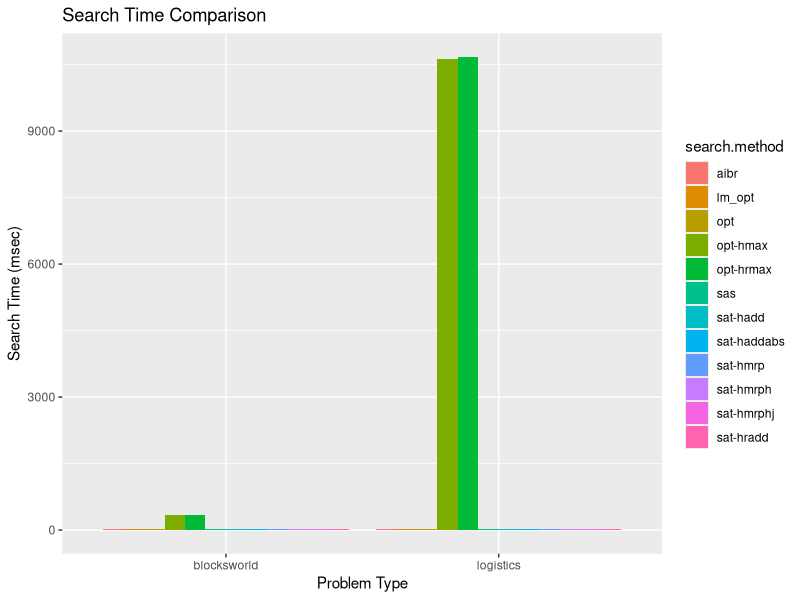
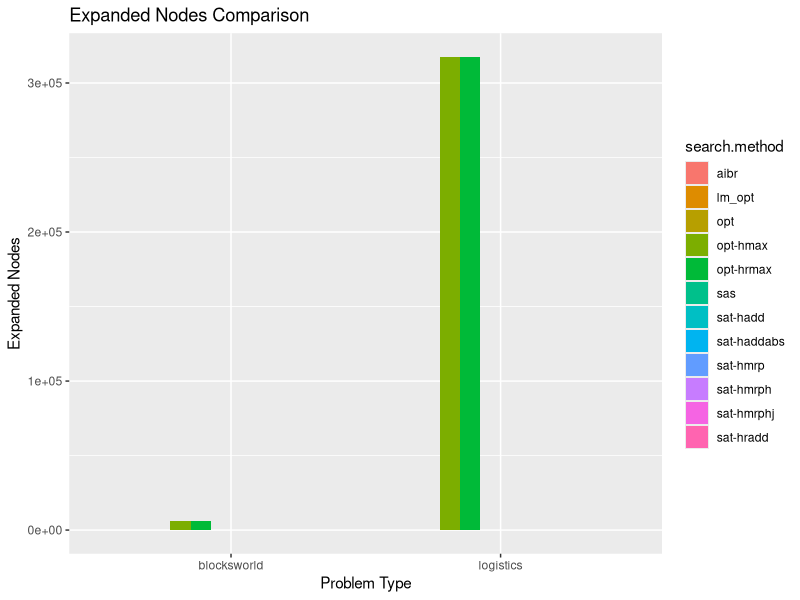
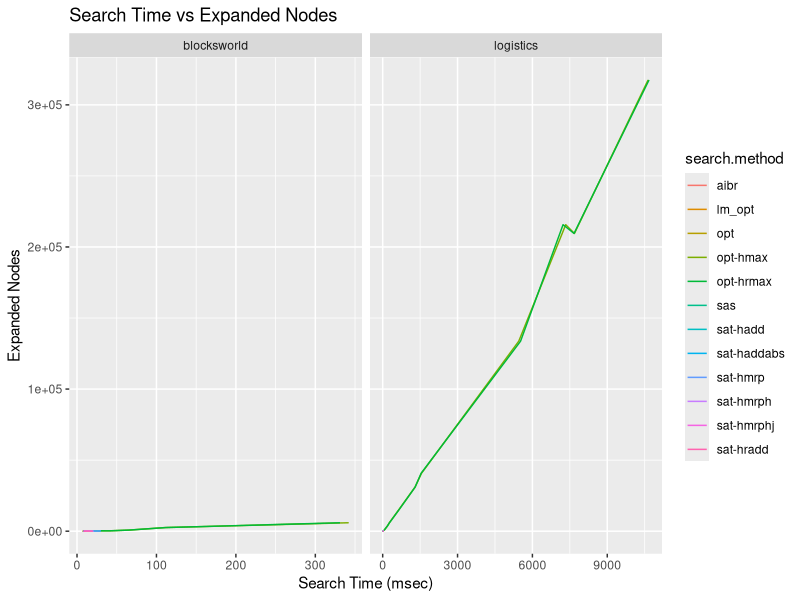
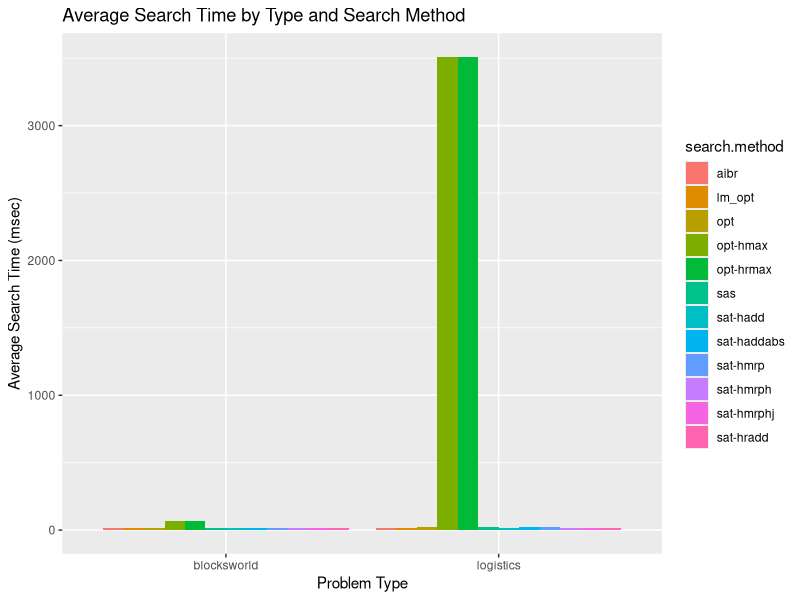
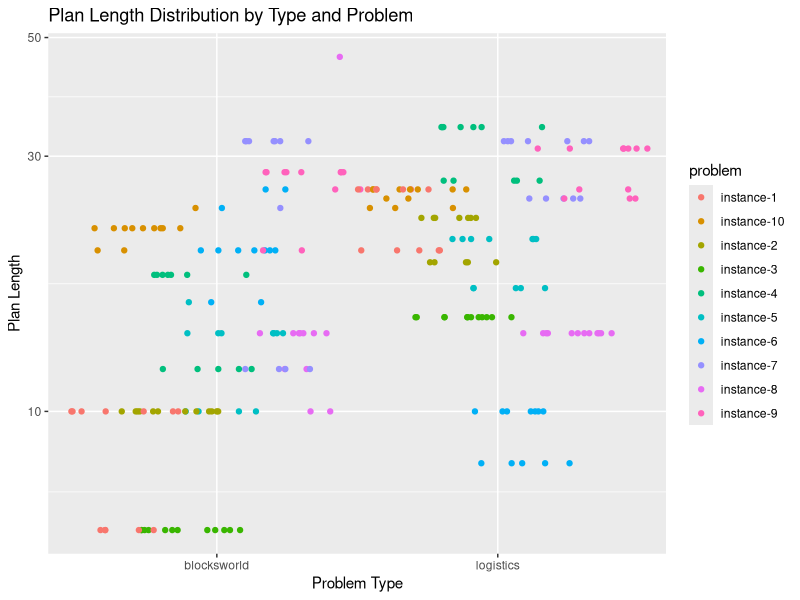
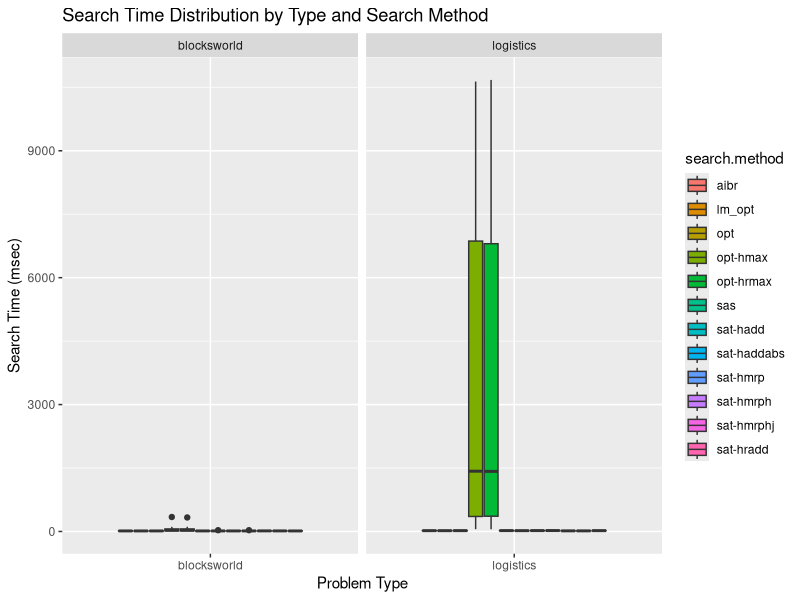
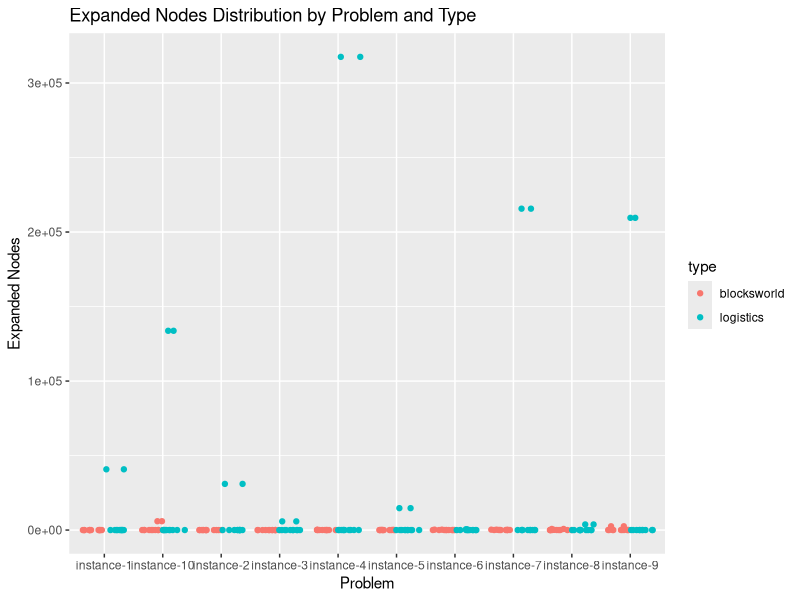
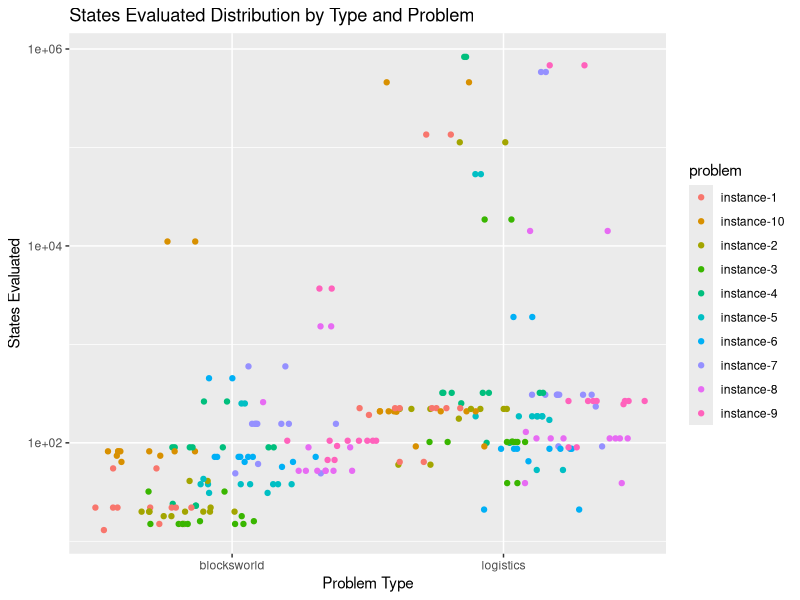

Reproduce these figures in R, in order.
# Load required libraries
library(ggplot2)
library(tidyr)

setwd("/Users/refracc/Documents/PhD/planning-formalisms")

df <- read.csv("benchmark.csv")

gg_search_time <- ggplot(df, aes(x = type, y = search.time.msec, fill = search.method)) +
  geom_bar(stat = 'identity', position = 'dodge') +
  labs(x = 'Problem Type', y = 'Search Time (msec)', title = 'Search Time Comparison')

gg_search_time

gg_expanded_nodes <- ggplot(df, aes(x = type, y = expanded.nodes, fill = search.method)) +
  geom_bar(stat = 'identity', position = 'dodge') +
  labs(x = 'Problem Type', y = 'Expanded Nodes', title = 'Expanded Nodes Comparison')

gg_expanded_nodes

gg_search_vs_nodes <- ggplot(df, aes(x = search.time.msec, y = expanded.nodes, color = search.method)) +
  geom_line() +
  facet_wrap(~type, scale='free_x') +
  labs(x = 'Search Time (msec)', y = 'Expanded Nodes', title = 'Search Time vs Expanded Nodes')

gg_search_vs_nodes

gg_avg_search_time <- ggplot(df, aes(x = type, y = search.time.msec, fill = search.method)) +
  geom_bar(stat = 'summary', fun = "mean", position = 'dodge') +
  labs(x = 'Problem Type', y = 'Average Search Time (msec)', title = 'Average Search Time by Type and Search Method')

gg_avg_search_time

# Plan Length by Type and Problem
gg_plan_length <- ggplot(df, aes(x = type, y = plan.length, color = problem)) +
  geom_point(position = position_jitterdodge(), show.legend = TRUE) +
  scale_y_continuous(trans='log10') +
  labs(x = 'Problem Type', y = 'Plan Length', title = 'Plan Length Distribution by Type and Problem')

gg_plan_length

# Search Time (msec) by Type and Search Method
gg_search_time_type <- ggplot(df, aes(x = type, y = search.time.msec, fill = search.method)) +
  geom_boxplot() +
  facet_wrap(~type, scale="free_x") +
  labs(x = 'Problem Type', y = 'Search Time (msec)', title = 'Search Time Distribution by Type and Search Method')

gg_search_time_type

# Expanded Nodes by Problem and Type
gg_expanded_nodes_type <- ggplot(df, aes(x = problem, y = expanded.nodes, color = type)) +
  geom_point(position = position_jitterdodge(), show.legend = TRUE) +
  labs(x = 'Problem', y = 'Expanded Nodes', title = 'Expanded Nodes Distribution by Problem and Type')

gg_expanded_nodes_type

# States Evaluated by Type and Problem
gg_states_evaluated <- ggplot(df, aes(x = type, y = states.evaluated, color = problem)) +
  geom_point(position = position_jitterdodge(), show.legend = TRUE) +
  scale_y_continuous(trans='log10') +
  labs(x = 'Problem Type', y = 'States Evaluated', title = 'States Evaluated Distribution by Type and Problem')

gg_states_evaluated

# Heuristic Time (msec) by Search Method and Type
gg_heuristic_time <- ggplot(df, aes(x = search.method, y = heuristic.time.msec, fill = type)) +
  geom_boxplot() +
  labs(x = 'Search Method', y = 'Heuristic Time (msec)', title = 'Heuristic Time Distribution by Search Method and Type')

gg_heuristic_time

# Duplicates Detected by Search Method and Problem
gg_duplicates_detected <- ggplot(df, aes(x = search.method, y = duplicates.detected, color = problem)) +
  geom_boxplot() +
  labs(x = 'Search Method', y = 'Duplicates Detected', title = 'Duplicates Detected Distribution by Search Method and Problem')

gg_duplicates_detected

# Planning Time (msec) by Type and Search Method
gg_planning_time <- ggplot(df, aes(x = type, y = planning.time.msec, fill = search.method)) +
  geom_boxplot() +
  labs(x = 'Problem Type', y = 'Planning Time (msec)', title = 'Planning Time Distribution by Type and Search Method')

gg_planning_time

# Search Time (msec) vs. Expanded Nodes, split by Type
gg_search_vs_nodes_type <- ggplot(df, aes(x = search.time.msec, y = expanded.nodes, color = type)) +
  geom_point() +
  labs(x = 'Search Time (msec)', y = 'Expanded Nodes', title = 'Search Time vs. Expanded Nodes, split by Type')

gg_search_vs_nodes_type

# Average Plan Length by Type and Search Method
gg_avg_plan_length <- ggplot(df, aes(x = type, y = plan.length, fill = search.method)) +
  geom_boxplot() +
  labs(x = 'Problem Type', y = 'Average Plan Length', title = 'Average Plan Length by Type and Search Method')

gg_avg_plan_length

# Planning Time (msec) by Type and Problem, split by Search Method
gg_planning_time_search_method <- ggplot(df, aes(x = type, y = planning.time.msec, fill = search.method)) +
  geom_boxplot() +
  labs(x = 'Problem Type', y = 'Planning Time (msec)', title = 'Planning Time Distribution by Type and Problem, split by Search Method')

gg_planning_time_search_method

# Heuristic Time (msec) by Problem, split by Search Method
gg_heuristic_time_search_method <- ggplot(df, aes(x = search.method, y = heuristic.time.msec, fill = problem)) +
  geom_boxplot() +
  labs(x = 'Problem', y = 'Heuristic Time (msec)', title = 'Heuristic Time Distribution by Problem, split by Search Method')

gg_heuristic_time_search_method

# Expanded Nodes by Problem, split by Search Method
gg_expanded_nodes_search_method <- ggplot(df, aes(x = problem, y = expanded.nodes, fill = search.method)) +
  geom_boxplot() +
  labs(x = 'Problem', y = 'Expanded Nodes', title = 'Expanded Nodes Distribution by Problem, split by Search Method')

gg_expanded_nodes_search_method

# Duplicates Detected by Problem, split by Search Method
gg_duplicates_detected_search_method <- ggplot(df, aes(x = problem, y = duplicates.detected, color = search.method)) +
  geom_boxplot() +
  labs(x = 'Problem', y = 'Duplicates Detected', title = 'Duplicates Detected Distribution by Problem, split by Search Method')

gg_duplicates_detected_search_method

# Plan Length vs. Search Time (msec) by Type, split by Search Method
gg_plan_length_vs_search_time <- ggplot(df, aes(x = plan.length, y = search.time.msec, color = search.method)) +
  geom_point() +
  facet_wrap(~type, scales = 'free_y') +
  scale_y_continuous(trans='log10') +
  labs(x = 'Plan Length', y = 'Search Time (msec)', title = 'Plan Length vs. Search Time, split by Type and Search Method')

gg_plan_length_vs_search_time

# Bar plot for Duplicates Detected by Type and Problem
gg_duplicates_by_type_problem <- ggplot(df, aes(x = type, y = duplicates.detected, fill = problem)) +
  geom_bar(stat = 'identity', position = 'dodge') +
  labs(x = 'Type', y = 'Duplicates Detected', title = 'Duplicates Detected by Type and Problem')

gg_duplicates_by_type_problem

# Line plot for States Evaluated over Search Time, color by Search Method
gg_states_vs_search_time <- ggplot(df, aes(x = search.time.msec, y = states.evaluated, color = search.method)) +
  geom_line() +
  facet_wrap(~type, scales = 'free_x') +
  labs(x = 'Search Time (msec)', y = 'States Evaluated', title = 'States Evaluated over Search Time')

gg_states_vs_search_time

# List of plots
plots <- list(
  gg_search_time, gg_expanded_nodes,
  gg_search_vs_nodes, gg_avg_search_time, gg_plan_length, gg_search_time_type, gg_expanded_nodes_type,
  gg_states_evaluated, gg_heuristic_time, gg_duplicates_detected, gg_planning_time,
  gg_search_vs_nodes_type, gg_avg_plan_length, gg_planning_time_search_method, gg_heuristic_time_search_method, gg_expanded_nodes_search_method,
  gg_duplicates_detected_search_method, gg_plan_length_vs_search_time, gg_duplicates_by_type_problem, gg_states_vs_search_time
)

# Save each plot as a PDF
for (i in seq_along(plots)) {
  ggsave(paste0("plot-", i, ".pdf"), plots[[i]])
}
